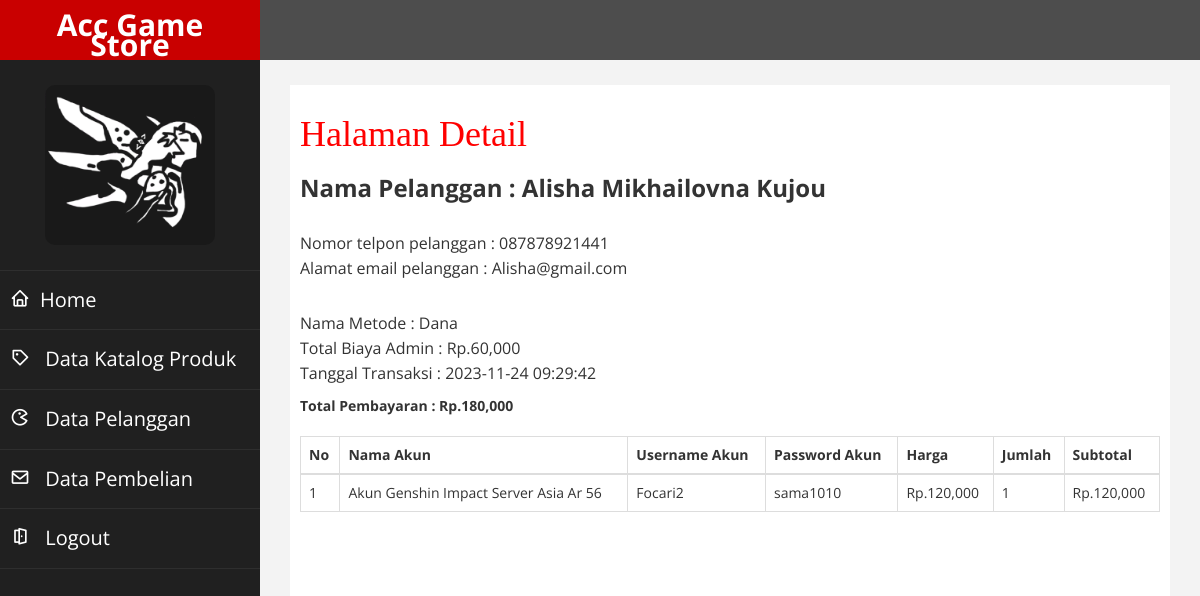
/Admin/index.php?halaman=detail&id=1 (signed in), run on the app's committed database.
### tables this page shows
CREATE TABLE `pembelian` (
  `id_pembelian` int(11) NOT NULL,
  `id_pelanggan` int(225) NOT NULL,
  `waktu_pembelian` timestamp NULL DEFAULT NULL,
  `total_pembelian` int(225) NOT NULL,
  `id_metode` int(11) NOT NULL,
  `nama_metode` varchar(225) NOT NULL,
  `totalbiayametode` int(11) NOT NULL
);

CREATE TABLE `pelanggan` (
  `id_pelanggan` int(11) NOT NULL,
  `email_pelanggan` varchar(225) NOT NULL,
  `password_pelanggan` varchar(225) NOT NULL,
  `nama_pelanggan` varchar(225) NOT NULL,
  `telpon_pelanggan` varchar(225) NOT NULL
);

CREATE TABLE `pembelian_produk` (
  `id_pembelian_produk` int(11) NOT NULL,
  `id_pembelian` int(225) NOT NULL,
  `id_produk` int(225) NOT NULL,
  `nama_akun` varchar(100) NOT NULL,
  `harga_akun` int(225) NOT NULL,
  `user_akun` varchar(225) NOT NULL,
  `pass_akun` varchar(225) NOT NULL,
  `kategori_akun` varchar(225) NOT NULL,
  `jumlah` int(11) NOT NULL
);

### Admin/detail.php (the view)
<link href='Admin.css' rel='stylesheet' type='text/css' />
<h1>Halaman Detail</h1>
<?php $ambil = $koneksi->query("SELECT * FROM pembelian JOIN pelanggan ON pembelian.id_pelanggan=pelanggan.id_pelanggan
WHERE pembelian.id_pembelian='$_GET[id]'");
$detail = $ambil->fetch_assoc()
?>
<h3><strong>Nama Pelanggan : <?php echo $detail['nama_pelanggan']; ?></strong></h3>
    <p>
                Nomor telpon pelanggan : <?php echo $detail['telpon_pelanggan']; ?> <br>
                Alamat email pelanggan :  <?php echo $detail['email_pelanggan']; ?>
    </p>
    <p>
                Nama Metode : <?php echo $detail['nama_metode'] ?><br>
                Total Biaya Admin : Rp.<?php echo number_format($detail['totalbiayametode']) ?><br>
                Tanggal Transaksi : <?php echo $detail['waktu_pembelian']; ?> <br>
    </p>
    <strong>Total Pembayaran : Rp.<?php echo number_format($detail['total_pembelian']); ?><br></strong><br>
    <table class="table table-bordered">
        <thead>
            <tr>
                <th>No</th>
                <th>Nama Akun</th>
                <th>Username Akun</th>
                <th>Password Akun</th>
                <th>Harga</th>
                <th>Jumlah</th>
                <th>Subtotal</th>
            </tr>
        </thead>
        <tbody>
            <?php $nomor=1; ?>
            <?php $ambil = $koneksi->query("SELECT * FROM pembelian_produk WHERE id_pembelian='$_GET[id]'"); ?>
            <?php while($pecah = $ambil->fetch_assoc()){?>
            <tr>
                <td><?php echo $nomor; ?></td>
                <td><?php echo $pecah ['nama_akun']; ?></th>
                <td><?php echo $pecah ['user_akun']; ?></td>
                <td><?php echo $pecah['pass_akun']; ?></td>
                <td>Rp.<?php echo number_format($pecah ['harga_akun']); ?></th>
                <td><?php echo $pecah ['jumlah']; ?></td>
                <td>Rp.<?php echo number_format($pecah ['harga_akun']*$pecah['jumlah']); ?></td>
            </tr>
            <?php $nomor++ ?>
            <?php } ?>
        </tbody>
      </table>

### Admin/assets/css/custom.css (style rules this page uses)
body { font-family: 'Open Sans', sans-serif; }
p { font-size:16px; line-height:25px; padding-top:20px; }

### Admin/Admin.css (style rules this page uses)
h1 { color: red; font-family: 'Times New Roman', Times, serif; }

### data on the page
pembelian: id_pelanggan.nama_pelanggan "Alisha Mikhailovna Kujou", id_pelanggan.telpon_pelanggan "087878921441", id_pelanggan.email_pelanggan "Alisha@gmail.com", nama_metode "Dana", totalbiayametode "60,000", waktu_pembelian "2023-11-24 09:29:42", total_pembelian "180,000"
pembelian_produk: nama_akun "Akun Genshin Impact Server Asia Ar 56", user_akun "Focari2", pass_akun "sama1010", harga_akun "120,000", jumlah "1", $pecah ['harga_akun']*$pecah['jumlah'] "120,000"
